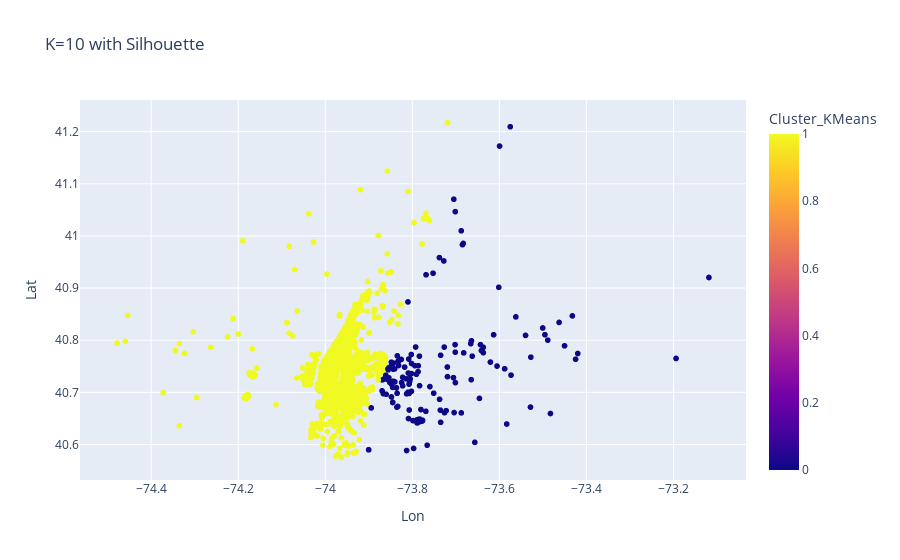

Here is the notebook cell this chart was saved with:
### Code cell
data_Hot_aft.loc[:,'Cluster_KMeans'] = kmeans.predict(X_Hot_aft)
fig = px.scatter(data_Hot_aft, x = 'Lon', y = "Lat", color = "Cluster_KMeans", title="K=10 with Silhouette")
fig.show()

### Figure 1 — Plotly figure (JSON) as saved in the notebook; plotly's stock layout.template omitted (floating-point values rounded to 4 significant figures; data arrays with more than 128 entries replaced by an {"elided": "..."} marker saying what was removed)
{"data": [{"hovertemplate": "Lon=%{x}<br>Lat=%{y}<br>Cluster_KMeans=%{marker.color}<extra></extra>", "legendgroup": "", "marker": {"color": {"elided": "8170 int values"}, "coloraxis": "coloraxis", "symbol": "circle"}, "mode": "markers", "name": "", "showlegend": false, "type": "scattergl", "x": {"elided": "8170 float values"}, "xaxis": "x", "y": {"elided": "8170 float values"}, "yaxis": "y"}], "layout": {"coloraxis": {"colorbar": {"title": {"text": "Cluster_KMeans"}}, "colorscale": [[0, "#0d0887"], [0.1111, "#46039f"], [0.2222, "#7201a8"], [0.3333, "#9c179e"], [0.4444, "#bd3786"], [0.5556, "#d8576b"], [0.6667, "#ed7953"], [0.7778, "#fb9f3a"], [0.8889, "#fdca26"], [1, "#f0f921"]]}, "legend": {"tracegroupgap": 0}, "title": {"text": "K=10 with Silhouette"}, "xaxis": {"anchor": "y", "domain": [0, 1], "title": {"text": "Lon"}}, "yaxis": {"anchor": "x", "domain": [0, 1], "title": {"text": "Lat"}}}}
